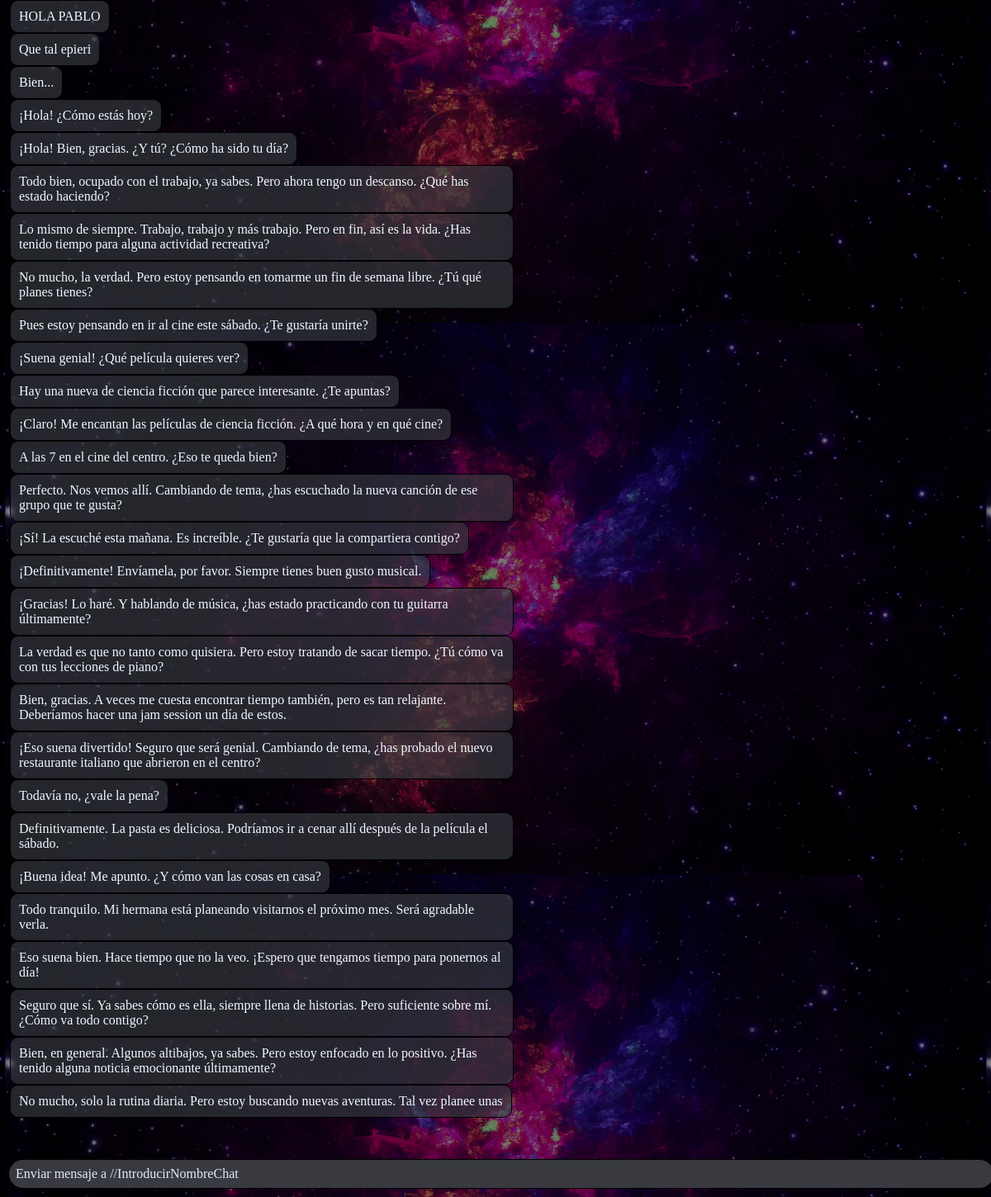
Page /pages/chat.php?conversacion=1 on the committed database.
### tables this page shows
CREATE TABLE Mensaje(
    ID_usuario int,
	Num_Mensaje int AUTO_INCREMENT,
	ID_conversacion int,
    Fecha Date,
    Cuerpo varchar(500),
    foreign key (ID_usuario) references Usuario(ID_usuario) ON DELETE CASCADE,
    foreign key (ID_conversacion) references Conversacion(ID_conversacion) ON DELETE CASCADE,
    primary key(Num_Mensaje, ID_Conversacion, ID_usuario)
);

### storage/classes/DbConector.php (called while the page is built, shortened)
<?php
class DbConector {
    private $db = "";
    private static $instance;
    public static function singleton()
    {
        if (!isset(self::$instance)) {
            self::$instance = new self();
        }
        return self::$instance;
    }
    private function __construct() {
        $this->db = new PDO($this::DB_DATA, $this::USERNAME, $this::PASSWD);
    }
    public function getMessages($idChat) {
        $consulta = $this->db->prepare("select * from Mensaje where ID_conversacion = :id_chat");
        $consulta->bindParam(":id_chat", $idChat, PDO::PARAM_INT);
        $results = $consulta->execute();
        $data = $consulta->fetchAll(PDO::FETCH_NUM);
        return $data;
    }
}
?>

### storage/classes/CurrentUser.php (called while the page is built, shortened)
<?php
class CurrentUser {
    static function getConfig() {
        return unserialize(file_get_contents('../../config/userData.dat'));
    }
}
?>

### public/pages/chat.php (the view, shortened to what this page needs)
<?php
$user = CurrentUser::getConfig();
$consultor = DbConector::singleton();
$messages = $consultor->getMessages($_GET['conversacion']);
?>
<!DOCTYPE html>
<html lang="es">
<head>
    <link rel="stylesheet" href="../styles/chat.css">
</head>
<body>
    <div id="cuerpo">
        <video id="background-video" autoplay loop muted>
            <source src="../resources/bg_3.mp4" type="video/mp4">
        </video>
        <div id="contenido">
            <div id="mensajes">
                <?php foreach ($messages as $key => $mensaje) { ?>
                    <div class="mensaje <?php echo ($mensaje[0] == $user["ID_usuario"])?"propio":"ajeno" ?>"><?php echo $mensaje[4]?></div>
                <?php } ?>
            </div>
            <div contentEditable=true placeholder="Enviar mensaje a //IntroducirNombreChat" id="cajaMensaje"></div>
        </div>
    </div>
</body>
</html>

### public/styles/chat.css (style rules this page uses)
* { padding: 0px; margin: 0px; }
#background-video { width: 100vw; height: 100vh; object-fit: cover; position: absolute; left: 0; right: 0; top: 0; bottom: 0; z-index: -1; opacity: 50%; background-image: url("../resources/loadingVideoImage.jpg"); background-size: 99vw; background-position: center; }
#cuerpo { background-color: black; position: relative; z-index: 0; height: 100vh; display: flex; flex-direction: row; }
[contentEditable=true]:empty:before { content:attr(placeholder) }
#cajaMensaje { position: fixed; bottom: 0; background-color: #383A40; color: lavender; border: 1px solid black; width: 98%; max-width: 98%; height: fit-content; padding: .5rem; min-height: 1rem; max-height: 6rem; border-radius: 20px; margin: 10px; overflow: hidden; overflow-y: scroll; }
#contenido { display: grid; grid-template-rows: 92fr 8fr; width: 100%; overflow-x: hidden; }
#mensajes { width: 98%; margin-left: 1%; display: flex; flex-direction: column; margin-top: auto; margin-bottom: 6rem; }
.mensaje { border: 1px solid black; border-radius: 10px; padding: 10px; width: fit-content; background-color: #383a40a8; color: aliceblue; max-width: 50%; }
.ajeno { margin-right: auto; }

### rows in the picture
mensaje: Cuerpo "HOLA PABLO"
mensaje: Cuerpo "Que tal epieri"
mensaje: Cuerpo "Bien..."
mensaje: Cuerpo "¡Hola! ¿Cómo estás hoy?"
mensaje: Cuerpo "¡Hola! Bien, gracias. ¿Y tú? ¿Cómo ha sido tu día?"
mensaje: Cuerpo "Todo bien, ocupado con el trabajo, ya sabes. Pero ahora tengo un descanso. ¿Qué has estado haciendo?"
mensaje: Cuerpo "Lo mismo de siempre. Trabajo, trabajo y más trabajo. Pero en fin, así es la vida. ¿Has tenido tiempo para alguna actividad recreativa?"
mensaje: Cuerpo "No mucho, la verdad. Pero estoy pensando en tomarme un fin de semana libre. ¿Tú qué planes tienes?"
mensaje: Cuerpo "Pues estoy pensando en ir al cine este sábado. ¿Te gustaría unirte?"
mensaje: Cuerpo "¡Suena genial! ¿Qué película quieres ver?"
mensaje: Cuerpo "Hay una nueva de ciencia ficción que parece interesante. ¿Te apuntas?"
mensaje: Cuerpo "¡Claro! Me encantan las películas de ciencia ficción. ¿A qué hora y en qué cine?"
mensaje: Cuerpo "A las 7 en el cine del centro. ¿Eso te queda bien?"
mensaje: Cuerpo "Perfecto. Nos vemos allí. Cambiando de tema, ¿has escuchado la nueva canción de ese grupo que te gusta?"
mensaje: Cuerpo "¡Sí! La escuché esta mañana. Es increíble. ¿Te gustaría que la compartiera contigo?"
mensaje: Cuerpo "¡Definitivamente! Envíamela, por favor. Siempre tienes buen gusto musical."
mensaje: Cuerpo "¡Gracias! Lo haré. Y hablando de música, ¿has estado practicando con tu guitarra últimamente?"
mensaje: Cuerpo "La verdad es que no tanto como quisiera. Pero estoy tratando de sacar tiempo. ¿Tú cómo va con tus lecciones de piano?"
mensaje: Cuerpo "Bien, gracias. A veces me cuesta encontrar tiempo también, pero es tan relajante. Deberíamos hacer una jam session un día de estos."
mensaje: Cuerpo "¡Eso suena divertido! Seguro que será genial. Cambiando de tema, ¿has probado el nuevo restaurante italiano que abrieron en el centro?"
mensaje: Cuerpo "Todavía no, ¿vale la pena?"
mensaje: Cuerpo "Definitivamente. La pasta es deliciosa. Podríamos ir a cenar allí después de la película el sábado."
mensaje: Cuerpo "¡Buena idea! Me apunto. ¿Y cómo van las cosas en casa?"
mensaje: Cuerpo "Todo tranquilo. Mi hermana está planeando visitarnos el próximo mes. Será agradable verla."
mensaje: Cuerpo "Eso suena bien. Hace tiempo que no la veo. ¡Espero que tengamos tiempo para ponernos al día!"
mensaje: Cuerpo "Seguro que sí. Ya sabes cómo es ella, siempre llena de historias. Pero suficiente sobre mí. ¿Cómo va todo contigo?"
mensaje: Cuerpo "Bien, en general. Algunos altibajos, ya sabes. Pero estoy enfocado en lo positivo. ¿Has tenido alguna noticia emocionante últimamente?"
mensaje: Cuerpo "No mucho, solo la rutina diaria. Pero estoy buscando nuevas aventuras. Tal vez planee unas"
